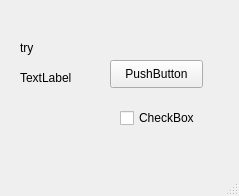
<?xml version="1.0" encoding="UTF-8"?>
<ui version="4.0">
 <class>MainWindow</class>
 <widget class="QMainWindow" name="MainWindow">
  <property name="geometry">
   <rect>
    <x>0</x>
    <y>0</y>
    <width>239</width>
    <height>196</height>
   </rect>
  </property>
  <property name="windowTitle">
   <string>MainWindow</string>
  </property>
  <widget class="QWidget" name="centralwidget">
   <widget class="QPushButton" name="pushButton">
    <property name="geometry">
     <rect>
      <x>110</x>
      <y>60</y>
      <width>93</width>
      <height>28</height>
     </rect>
    </property>
    <property name="text">
     <string>PushButton</string>
    </property>
   </widget>
   <widget class="QLabel" name="label">
    <property name="geometry">
     <rect>
      <x>20</x>
      <y>40</y>
      <width>64</width>
      <height>15</height>
     </rect>
    </property>
    <property name="text">
     <string>try</string>
    </property>
   </widget>
   <widget class="QLabel" name="label_2">
    <property name="geometry">
     <rect>
      <x>20</x>
      <y>70</y>
      <width>64</width>
      <height>15</height>
     </rect>
    </property>
    <property name="text">
     <string>TextLabel</string>
    </property>
   </widget>
   <widget class="QCheckBox" name="checkBox">
    <property name="geometry">
     <rect>
      <x>120</x>
      <y>110</y>
      <width>81</width>
      <height>16</height>
     </rect>
    </property>
    <property name="text">
     <string>CheckBox</string>
    </property>
   </widget>
  </widget>
  <widget class="QMenuBar" name="menubar">
   <property name="geometry">
    <rect>
     <x>0</x>
     <y>0</y>
     <width>239</width>
     <height>21</height>
    </rect>
   </property>
  </widget>
  <widget class="QStatusBar" name="statusbar"/>
 </widget>
 <resources/>
 <connections/>
</ui>
